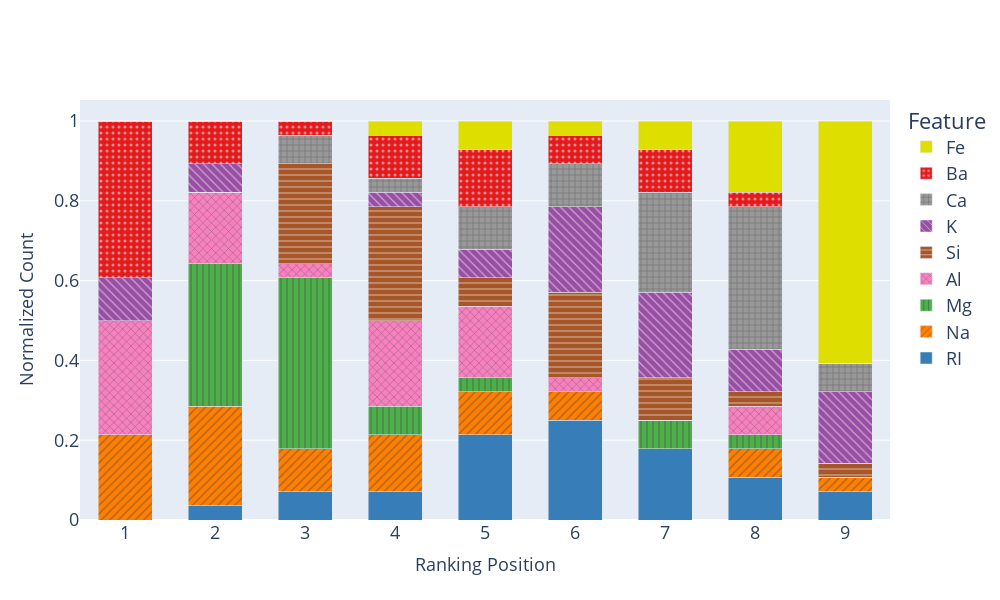

Notebook code cell kept with this figure:
### Markdown cell above
Stacked barplot to visualize how many times (the number of anomalies) each feature is ranked in a given position

### Code cell
acme_default_weights_fig = feature_importance_distribution_barplot(feature_ranking_count)
acme_default_weights_fig.update_layout(width=10*100, height=6*100, font_size=18)
acme_default_weights_fig.show()

### Figure 1 — Plotly figure (JSON) as saved in the notebook; plotly's stock layout.template omitted (floating-point values rounded to 4 significant figures)
{"data": [{"marker": {"color": "#377eb8", "pattern": {"shape": "", "size": 6}}, "name": "RI", "type": "bar", "width": 0.6, "x": [1, 2, 3, 4, 5, 6, 7, 8, 9], "y": [0, 0.03571, 0.07143, 0.07143, 0.2143, 0.25, 0.1786, 0.1071, 0.07143]}, {"marker": {"color": "#ff7f00", "pattern": {"shape": "/", "size": 6}}, "name": "Na", "type": "bar", "width": 0.6, "x": [1, 2, 3, 4, 5, 6, 7, 8, 9], "y": [0.2143, 0.25, 0.1071, 0.1429, 0.1071, 0.07143, 0, 0.07143, 0.03571]}, {"marker": {"color": "#4daf4a", "pattern": {"shape": "|", "size": 6}}, "name": "Mg", "type": "bar", "width": 0.6, "x": [1, 2, 3, 4, 5, 6, 7, 8, 9], "y": [0, 0.3571, 0.4286, 0.07143, 0.03571, 0, 0.07143, 0.03571, 0]}, {"marker": {"color": "#f781bf", "pattern": {"shape": "x", "size": 6}}, "name": "Al", "type": "bar", "width": 0.6, "x": [1, 2, 3, 4, 5, 6, 7, 8, 9], "y": [0.2857, 0.1786, 0.03571, 0.2143, 0.1786, 0.03571, 0, 0.07143, 0]}, {"marker": {"color": "#a65628", "pattern": {"shape": "-", "size": 6}}, "name": "Si", "type": "bar", "width": 0.6, "x": [1, 2, 3, 4, 5, 6, 7, 8, 9], "y": [0, 0, 0.25, 0.2857, 0.07143, 0.2143, 0.1071, 0.03571, 0.03571]}, {"marker": {"color": "#984ea3", "pattern": {"shape": "\\", "size": 6}}, "name": "K", "type": "bar", "width": 0.6, "x": [1, 2, 3, 4, 5, 6, 7, 8, 9], "y": [0.1071, 0.07143, 0, 0.03571, 0.07143, 0.2143, 0.2143, 0.1071, 0.1786]}, {"marker": {"color": "#999999", "pattern": {"shape": "+", "size": 6}}, "name": "Ca", "type": "bar", "width": 0.6, "x": [1, 2, 3, 4, 5, 6, 7, 8, 9], "y": [0, 0, 0.07143, 0.03571, 0.1071, 0.1071, 0.25, 0.3571, 0.07143]}, {"marker": {"color": "#e41a1c", "pattern": {"shape": ".", "size": 6}}, "name": "Ba", "type": "bar", "width": 0.6, "x": [1, 2, 3, 4, 5, 6, 7, 8, 9], "y": [0.3929, 0.1071, 0.03571, 0.1071, 0.1429, 0.07143, 0.1071, 0.03571, 0]}, {"marker": {"color": "#dede00", "pattern": {"shape": "", "size": 6}}, "name": "Fe", "type": "bar", "width": 0.6, "x": [1, 2, 3, 4, 5, 6, 7, 8, 9], "y": [0, 0, 0, 0.03571, 0.07143, 0.03571, 0.07143, 0.1786, 0.6071]}], "layout": {"bargap": 0.1, "barmode": "stack", "font": {"size": 18}, "height": 600, "legend": {"font": {"size": 18}, "title": {"text": "Feature"}}, "title": {}, "width": 1000, "xaxis": {"autorange": true, "range": [0.5, 9.5], "tickfont": {"size": 18}, "tickmode": "array", "tickvals": [1, 2, 3, 4, 5, 6, 7, 8, 9], "title": {"font": {"size": 18}, "text": "Ranking Position"}, "type": "linear"}, "yaxis": {"autorange": true, "range": [0, 1.053], "tickfont": {"size": 18}, "title": {"font": {"size": 18}, "text": "Normalized Count"}, "type": "linear"}}}
